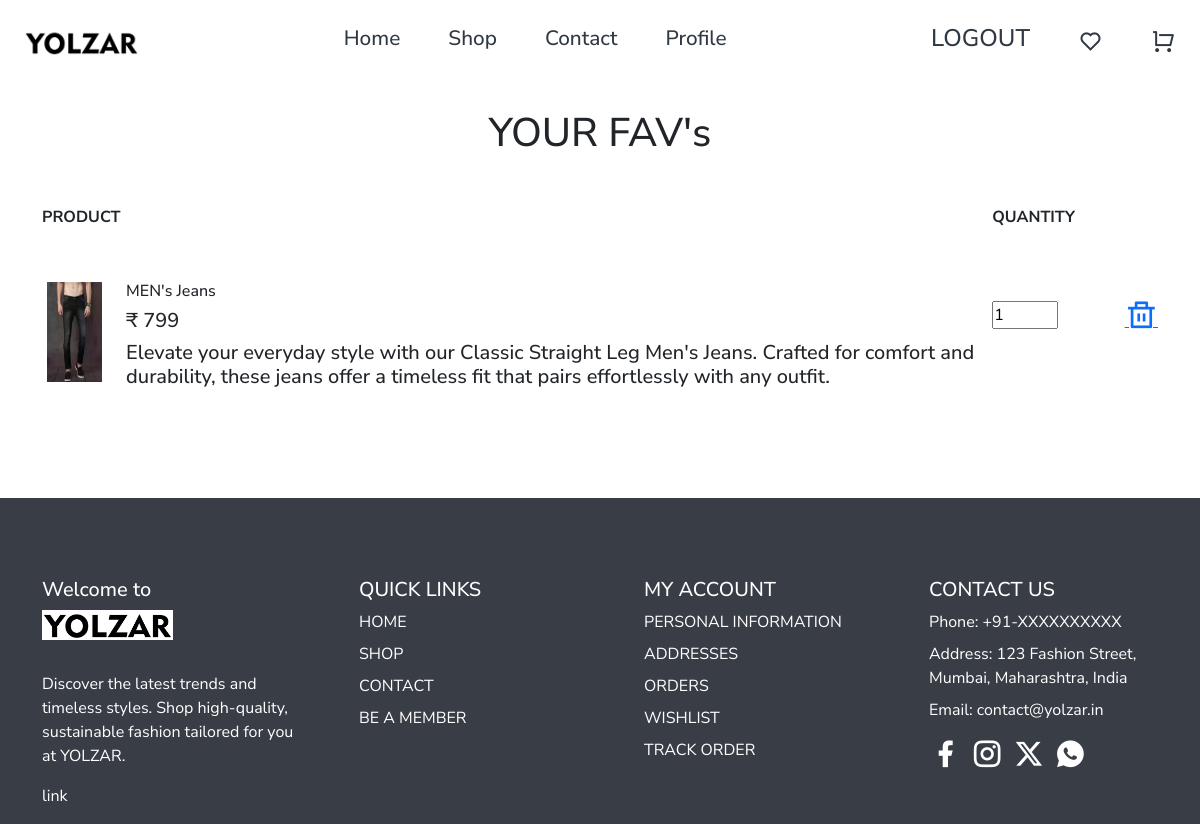
The page /wishlist/ (signed in) on the database its author committed.
### fashionapp/models.py (models this page shows, shortened)
class Wishlist(models.Model):
    user = models.ForeignKey(User,on_delete=models.CASCADE)
    Product = models.ForeignKey(Product,on_delete=models.CASCADE)
    class Meta:
        db_table = 'wishlist'

class Product (models.Model):
    p_img1 = models.ImageField(default='',upload_to="image")
    p_img2 = models.ImageField(default='',upload_to="image")
    p_img3 = models.ImageField(default='',upload_to="image")
    p_name = models.CharField(max_length=30)
    p_price = models.IntegerField()
    p_description = models.TextField(max_length=300)
    category = models.ForeignKey(Category,on_delete=models.CASCADE)
    class Meta:
        db_table = 'product'

### fashionapp/views.py (the view)
# urls.py: path('wishlist/',v.wishlist_view,name='wishlist'),
def wishlist_view(request):
    if not request.session.get('uid'):
        messages.success(request, 'Log in first')
        return redirect('login')  # Redirect to login if the user is not logged in
    uid = request.session.get('uid')
    user = get_object_or_404(User, id=uid)
    wishlist_items = Wishlist.objects.filter(user=user)
    context = {'wishlist_items': wishlist_items}
    return render(request, 'wishlist.html', context)

### fashionapp/templates/wishlist.html (shortened to what this page needs)
<!DOCTYPE html>
<html lang="en">
<head>
   {% load static%}
</head>
<body>
    {%include "navbar.html"%}
    {% if user.is_authenticated %}
    <div class="cart-main">
        <div class="container">
            <div class="row">
                <h1 class="mb-5 text-center mt-4">YOUR FAV's</h1>
                <div class="col-sm-12 mb-5">
                    <table>
                        <thead>
                            <tr>
                                <th>PRODUCT</th>
                                <th >QUANTITY</th>
                            </tr>
                        </thead>
                        <tbody>
                            {%for i in wishlist_items%}
                            <tr>
                                    <td class="product-cart-item d-sm-flex gap-4 mt-5 ">
                                        <div class="product-cart-item-pic mb-2">
                                            <img src="{{i.Product.p_img1.url}}" alt="" class="">
                                        </div>
                                        <div class="product-cart-item-text d-flex justify-content-center align-items-start flex-column">
                                            <h6>{{i.Product.p_name}}</h6>
                                            <h5>₹ {{i.Product.p_price}}</h5>
                                            <h5>{{i.Product.p_description}}</h5>
                                        </div>
                                    </td>
                                <td >
                                    <div class="qty d-flex">
                                        <input type="number" value="1" class="w-50 w-sm-100">
                                    </div>
                                </td>
                                <td class="cart-del-btn"><a href="{% url 'delete_item_wishlist' i.id %}"><i class="ri-delete-bin-line"></i></a></td>
                            </tr>
                            {% endfor %}
                        </tbody>
                    </table>
                </div>
            </div>
        </div>
    </div>
     {% endif %}
    {%include "footer.html"%}
</body>
</html>

### fashionapp/static/css/style.css (style rules this page uses)
* { font-family: "Nunito Sans", sans-serif; }
* { margin:0; padding:0; box-sizing: border-box; }
html,body { background-color:#f7f7f7; width: 100%; height: 100%; }
.product-cart-item { padding: 0.3rem; }
.product-cart-item-pic { background-color: red; width: 100px; height: 100px; }
.product-cart-item-pic img { background-size: cover; width: 100%; height: 100%; }
.cart-del-btn i { font-size: 2rem; }

### rows shown on the page
Wishlist: Product.p_img1 (picture), Product.p_name "MEN's Jeans", Product.p_price "799", Product.p_description "Elevate your everyday style with our Classic Straight Leg Men's Jeans. Crafted for comfort and durability, these jeans offer a timeless fit that pairs effortlessly with any outfit."
